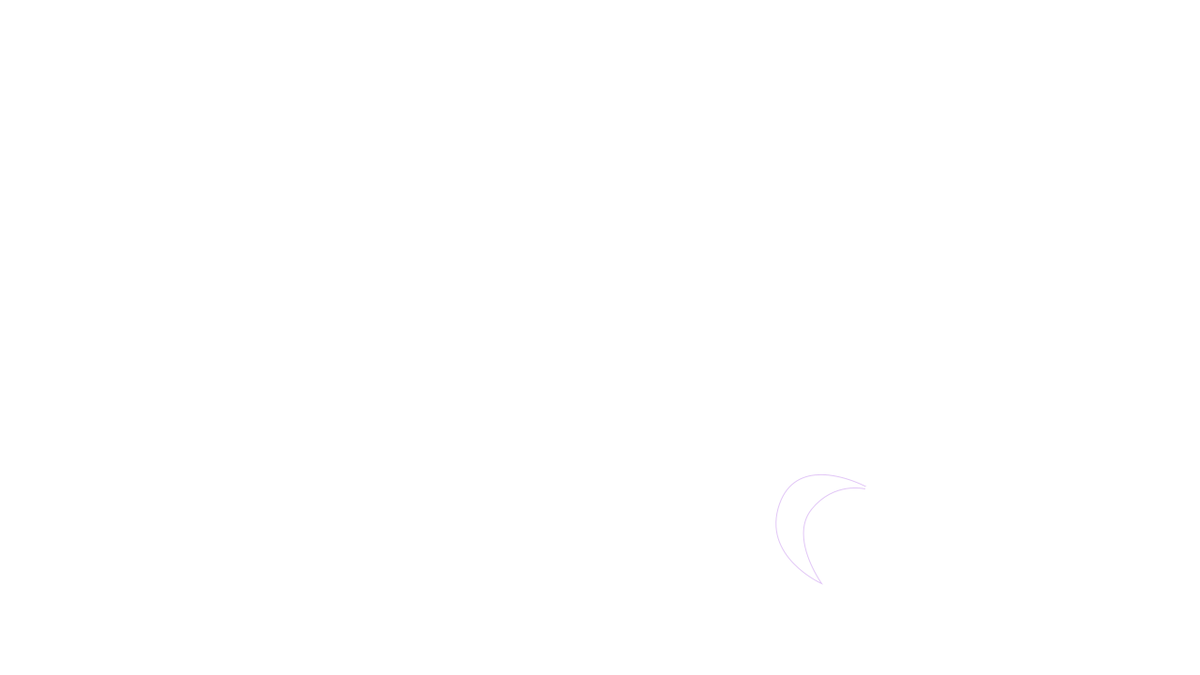
Frame 1 (no input)
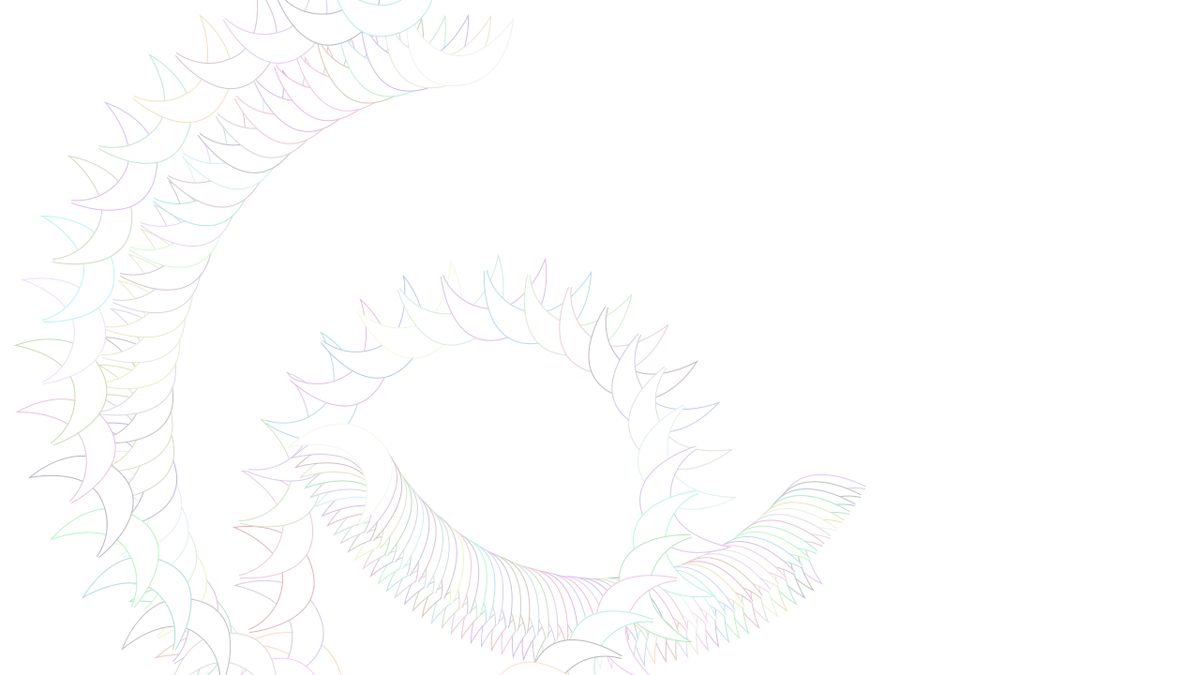
Frame 60 (the mouse pressed at the canvas centre just before this capture)
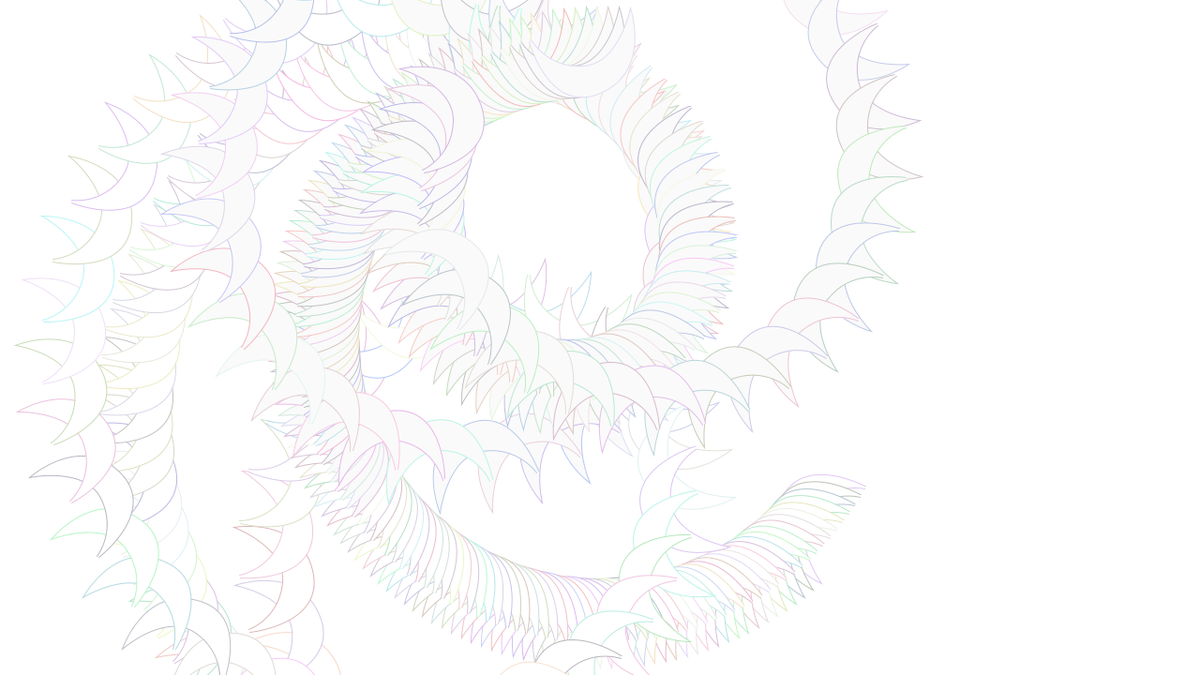
Frame 120 (the mouse held since frame 60 and released just before this capture)

The Processing sketch that drew these frames (run headless with seeded random() and noise(); from frame 60 on, the mouse is pressed at the canvas centre):

// Processing sketch: moon
// ── moon.pde
//Part II. Prototype an interaction with some digital organism
//Some options: have the organism follow the mouse (easing? rotate?),
//move the organism around with the arrow keys, 
//change the appearance or behavior of the organism on hover

// quotes inspired by the darkside of the moon
//“The moon is friend for the lonesome to talk to.” 
//                                  ― carl sandburg

// listened to "movie" by tom misch while coding. 

void setup() {
  size(1280, 720);
  background(255);
}
void draw() {
  float x = width/2;
  float y = height/2;
  float diam = 365;

  float disty = dist(mouseX, mouseY, x, y);
  if (disty < diam/2) {
    if (mousePressed) {
      fill(250);
    } else {
      stroke(random(180, 250), random(180, 250), random(180, 250));
      fill(0);
    }
  }
  // learned translate and rotate via 
  //https://processing.org/examples/star.html

  // first crescent ////
  translate(width*0.5, height*0.5);
  rotate(frameCount / 30.0);
  stroke(random(180, 250), random(180, 250), random(180, 250));
  beginShape();
  vertex(288.0, 149.0);
  bezierVertex(288.0, 149.0, 288.0, 149.0, 288.0, 149.0);
  bezierVertex(288.0, 149.0, 215.0, 114.0, 197.0, 171.0);
  bezierVertex(179.0, 228.0, 245.0, 254.0, 245.0, 254.0);
  bezierVertex(245.0, 254.0, 208.0, 207.0, 231.0, 176.0);
  bezierVertex(254.0, 145.0, 288.0, 152.0, 288.0, 152.0);
  endShape();

  // second crescent //
  translate(82, 247);
  rotate(frameCount / 25.0);
  stroke(random(180, 250), random(180, 250), random(180, 250));
  beginShape();
  vertex(288.0, 149.0);
  bezierVertex(288.0, 149.0, 288.0, 149.0, 288.0, 149.0);
  bezierVertex(288.0, 149.0, 215.0, 114.0, 197.0, 171.0);
  bezierVertex(179.0, 228.0, 245.0, 254.0, 245.0, 254.0);
  bezierVertex(245.0, 254.0, 208.0, 207.0, 231.0, 176.0);
  bezierVertex(254.0, 145.0, 288.0, 152.0, 288.0, 152.0);
  endShape();

  // third crescent //
  translate(32, 20);
  rotate(frameCount / 10.0);
  stroke(random(180, 250), random(180, 250), random(180, 250));
  beginShape();
  vertex(288.0, 149.0);
  bezierVertex(288.0, 149.0, 288.0, 149.0, 288.0, 149.0);
  bezierVertex(288.0, 149.0, 215.0, 114.0, 197.0, 171.0);
  bezierVertex(179.0, 228.0, 245.0, 254.0, 245.0, 254.0);
  bezierVertex(245.0, 254.0, 208.0, 207.0, 231.0, 176.0);
  bezierVertex(254.0, 145.0, 288.0, 152.0, 288.0, 152.0);
  endShape();
}
